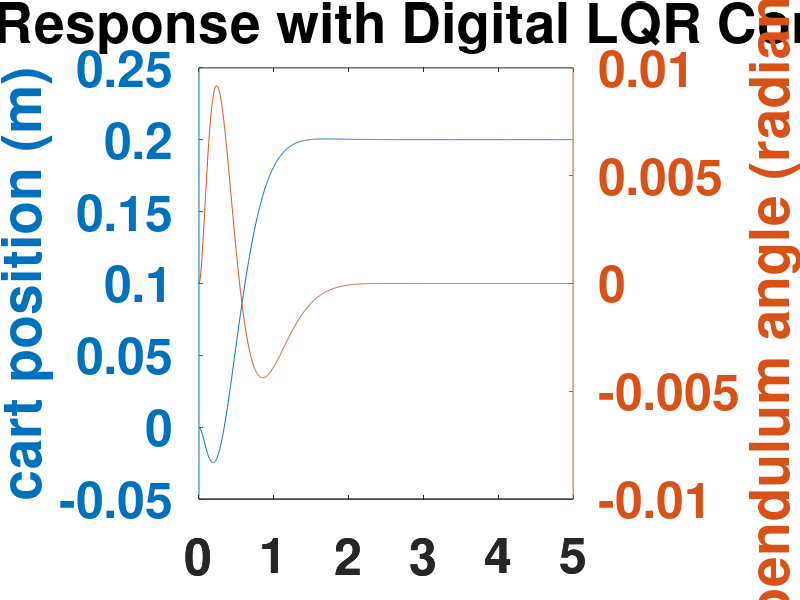

MATLAB code for this plot:
mw = 0.03;
mb = 1.0227;
Rw = 0.0401;
Bw = 0.208;
L = 0.1128;
Ir = 0.005;
g = 9.81;
mr = mb;
Igb = 0.000186979406087;
Iw= 2*(Igb+((mw*(Rw^2))/2));
Wnl= 44.1;
Ts = 0.451;

a1 = Iw+((mw+mr)*Rw*Rw);
a2 = mr*Rw*L;
a3 = Ir+(mb*(L*L));
a4 = mb*g*L;
b1 = 2*Ts;
b2 = (2*Ts)/Wnl;

% a1 = 0.0025
% a2 = 0.00099
% a3 = 0.0077
% a4 = 0.164
% b1 = 0.92
% b2 = 0.0212

c1 = (1 - (a2^2/(a1*a3)));
c2 = (1 + (a2/a3));
c3 = (1 + (a2/a1));

TT1=(a4/a3*c1);
TT2= (-b2*c3/a3*c1);
TT3= (-a2*a4/a1*a3*c1);
TT4= (b2*c2/a1*c1);

TT5= (-b1*c3/a3*c1);
TT6 = (b1*c2/a1*c1);

A = [0     1      0      0    ;
     TT1   TT2    0    -TT2   ;
     0      0     0      1    ;
     TT3    TT4   0    -TT4   ];
      
     
 
B = [0;TT5; 0; TT6]; 

C = [1 0  0  0 ;
     0 0  1  0 ];
 
D = [0;0];

states = {'theta' 'theta_dot' 'phi' 'phi_dot'};
inputs = {'u'};
outputs = {'theta'; 'phi'};

sys_ss = ss(A,B,C,D);
Ts = 1/200;
sys_d = c2d(sys_ss,Ts,'zoh')

co = ctrb(sys_d);
ob = obsv(sys_d);

controllability = rank(co)
observability = rank(ob)

AD = sys_d.a;
BD = sys_d.b;
CD = sys_d.c;
DD = sys_d.d;

Q = C'*C
Q(1,1) = 100;
Q(3,3) = 100
R = 5000;
Nbar = -0.1366;
[K] = dlqr(AD,BD,Q,R)

Ac = [(AD-BD*K)];
Bc = [BD];
Cc = [CD];
Dc = [DD];

states = {'x' 'x_dot' 'phi' 'phi_dot'};
inputs = {'r'};
outputs = {'x'; 'phi'};

sys_cl = ss(Ac,Bc*Nbar,Cc,Dc,Ts,'statename',states,'inputname',inputs,'outputname',outputs);

t = 0:0.005:5;
r =0.2*ones(size(t));
[y,t,x]=lsim(sys_cl,r,t);
[AX,H1,H2] = plotyy(t,y(:,2),t,y(:,1),'plot');
set(get(AX(1),'Ylabel'),'String','cart position (m)','fontsize' ,36, 'fontweight','bold')
set(get(AX(2),'Ylabel'),'String','pendulum angle (radians)','fontsize' ,36, 'fontweight','bold')
title('Step Response with Digital LQR Control')
set(AX,'FontSize',36, 'fontweight','bold' );

